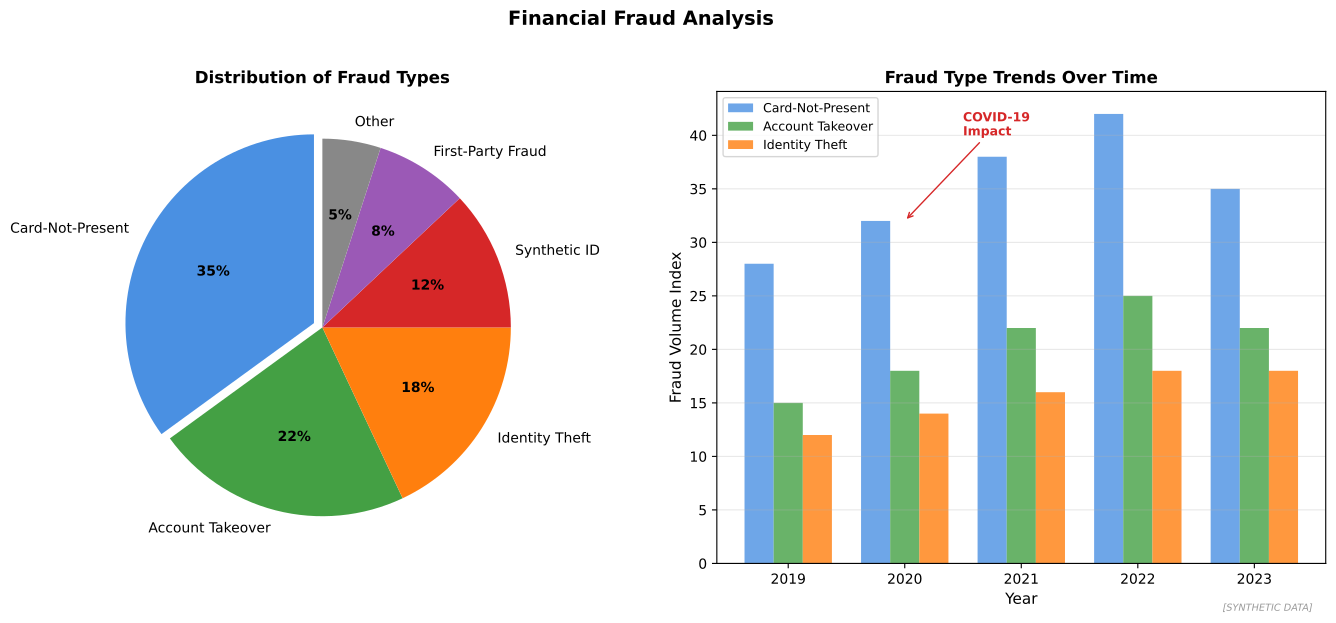

Here is the Python script that generated this plot:
"""
Fraud Types Distribution
Types and frequency of financial fraud

Output: fraud_types_distribution.pdf
Module: module_03_ai_ml
Lesson: 31 - Fraud Detection
"""

from pathlib import Path
import matplotlib.pyplot as plt
import numpy as np

CHART_METADATA = {
    'title': 'Fraud Types Distribution',
    'module': 'module_03_ai_ml',
    'lesson': 31,
    'url': 'https://github.com/Digital-AI-Finance/digital-finance/tree/main/module_03_ai_ml/figures/fraud_types_distribution'
}

plt.rcParams.update({'font.size': 10, 'axes.labelsize': 10})

def create_chart():
    fig, axes = plt.subplots(1, 2, figsize=(14, 6))

    # Fraud types pie chart
    ax1 = axes[0]
    types = ['Card-Not-Present', 'Account Takeover', 'Identity Theft',
             'Synthetic ID', 'First-Party Fraud', 'Other']
    percentages = [35, 22, 18, 12, 8, 5]
    colors = ['#4A90E2', '#44A044', '#FF7F0E', '#D62728', '#9B59B6', '#888888']

    wedges, texts, autotexts = ax1.pie(percentages, labels=types, autopct='%1.0f%%',
                                        colors=colors, startangle=90,
                                        explode=[0.05, 0, 0, 0, 0, 0])

    for autotext in autotexts:
        autotext.set_fontweight('bold')
        autotext.set_fontsize(10)

    ax1.set_title('Distribution of Fraud Types', fontsize=12, fontweight='bold')

    # Year-over-year trends
    ax2 = axes[1]
    years = ['2019', '2020', '2021', '2022', '2023']
    cnp = [28, 32, 38, 42, 35]
    ato = [15, 18, 22, 25, 22]
    identity = [12, 14, 16, 18, 18]

    x = np.arange(len(years))
    width = 0.25

    ax2.bar(x - width, cnp, width, label='Card-Not-Present', color='#4A90E2', alpha=0.8)
    ax2.bar(x, ato, width, label='Account Takeover', color='#44A044', alpha=0.8)
    ax2.bar(x + width, identity, width, label='Identity Theft', color='#FF7F0E', alpha=0.8)

    ax2.set_xlabel('Year', fontsize=11)
    ax2.set_ylabel('Fraud Volume Index', fontsize=11)
    ax2.set_title('Fraud Type Trends Over Time', fontsize=12, fontweight='bold')
    ax2.set_xticks(x)
    ax2.set_xticklabels(years)
    ax2.legend(loc='upper left', fontsize=9)
    ax2.yaxis.grid(True, alpha=0.3)

    # COVID annotation
    ax2.annotate('COVID-19\nImpact', xy=(1, 32), xytext=(1.5, 40),
                fontsize=9, fontweight='bold', color='#D62728',
                arrowprops=dict(arrowstyle='->', color='#D62728'))

    fig.suptitle('Financial Fraud Analysis', fontsize=14, fontweight='bold', y=1.02)
    fig.text(0.98, 0.02, '[SYNTHETIC DATA]', fontsize=7, color='#999999', ha='right', style='italic')
    plt.tight_layout()

    output_path = Path(__file__).parent / 'fraud_types_distribution.pdf'
    plt.savefig(output_path, format='pdf', dpi=300, bbox_inches='tight')
    plt.close()
    print(f"Chart saved to: {output_path}")
    return output_path

if __name__ == '__main__':
    create_chart()
